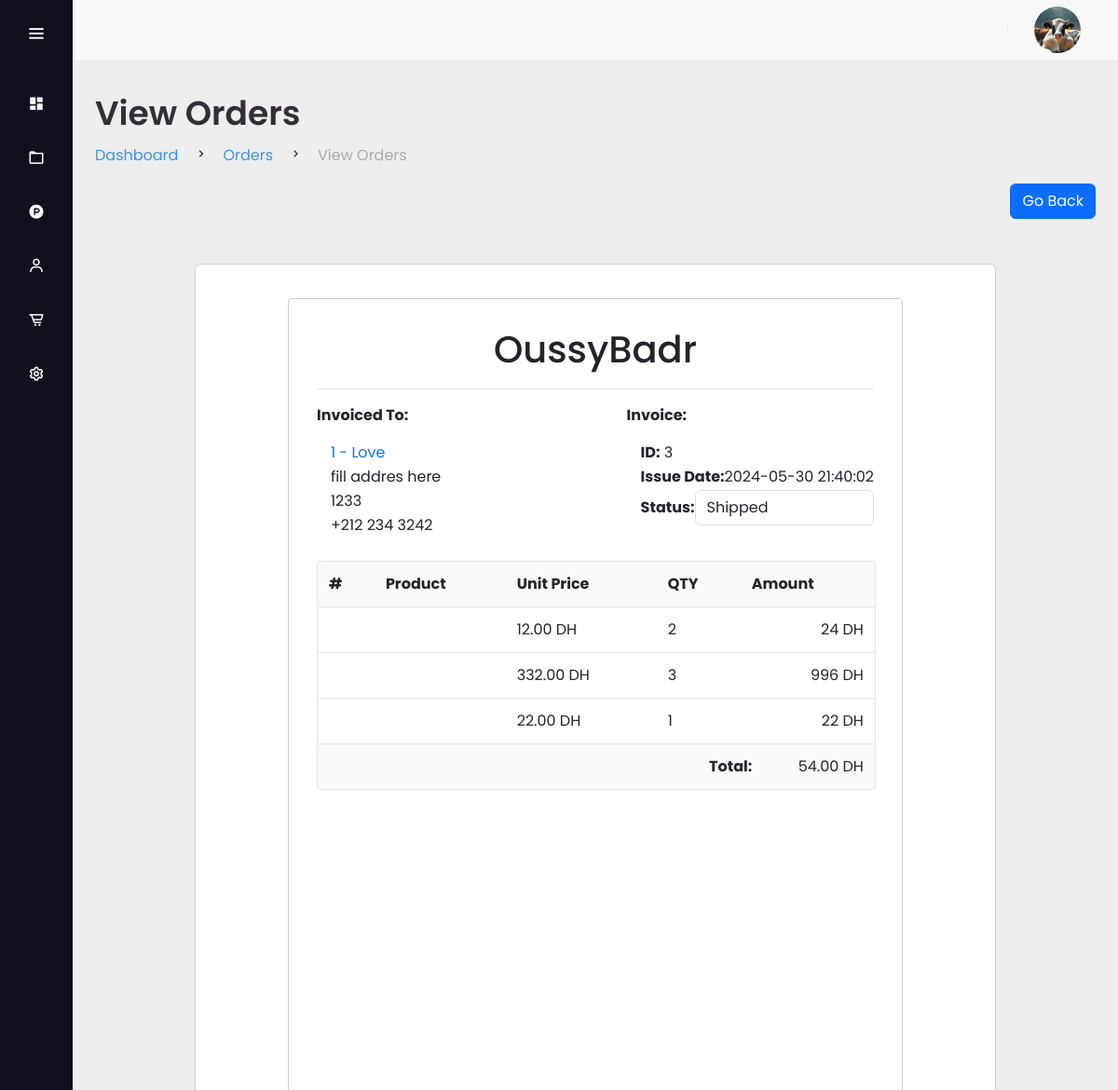
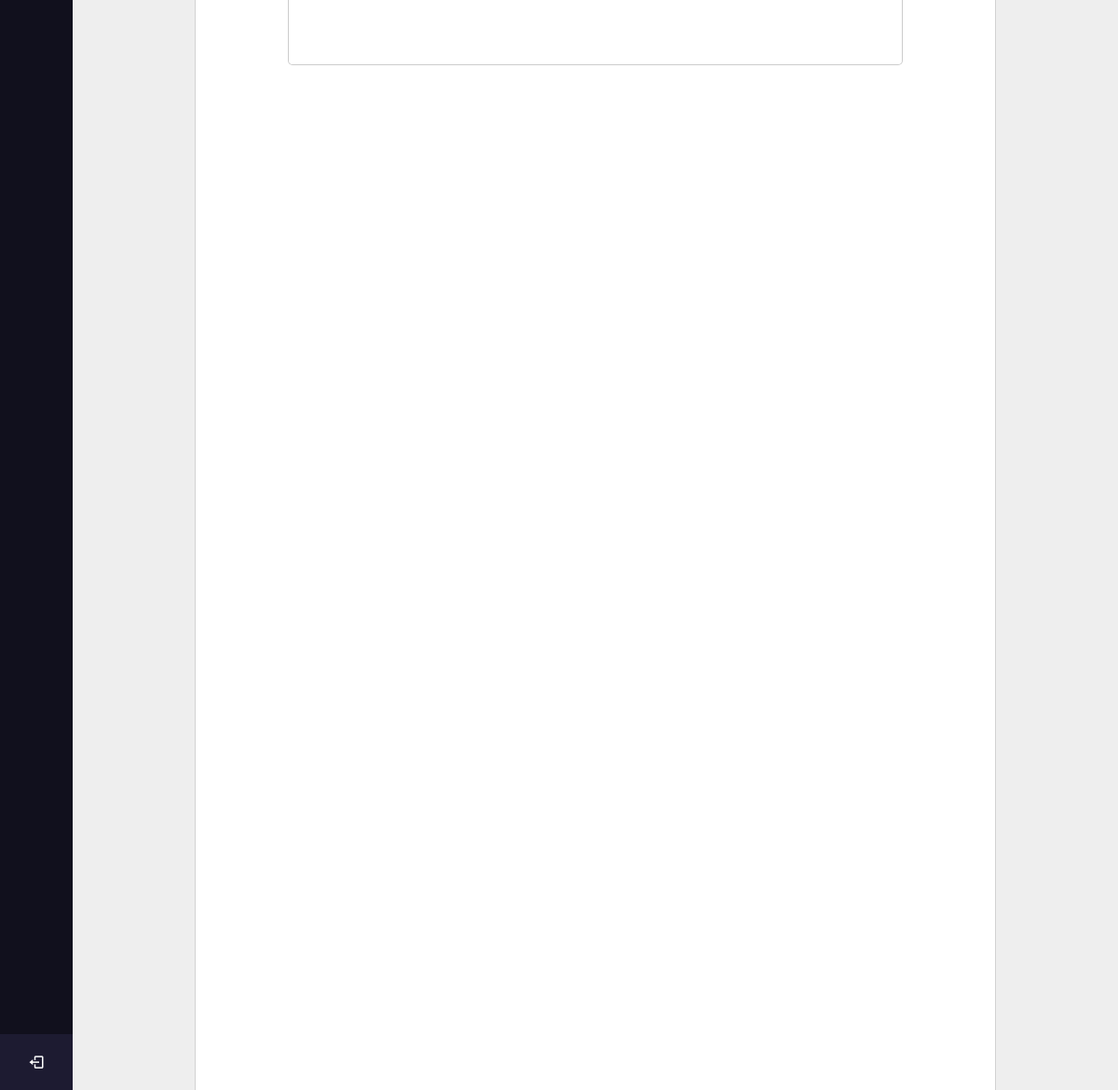
Screenshot of /admin/orders/view.php?token=666a210700018&order_id=3 (signed in) with the database file from the repository (2 pictures, top to bottom).
### tables this page shows
CREATE TABLE `users` (
  `UserID` int(11) NOT NULL,
  `Username` varchar(50) NOT NULL,
  `PasswordHash` varchar(255) NOT NULL,
  `Email` varchar(100) NOT NULL,
  `FirstName` varchar(50) DEFAULT NULL,
  `LastName` varchar(50) DEFAULT NULL,
  `Address` varchar(255) DEFAULT NULL,
  `City` varchar(50) DEFAULT NULL,
  `ZipCode` varchar(20) DEFAULT NULL,
  `PhoneNumber` varchar(20) DEFAULT NULL,
  `is_admin` tinyint(1) DEFAULT 0,
  `UserImage` text NOT NULL DEFAULT 'profile.jpg',
  `archived` tinyint(1) DEFAULT 0,
  `CreatedAt` timestamp NOT NULL DEFAULT current_timestamp(),
  `UpdatedAt` timestamp NOT NULL DEFAULT current_timestamp() ON UPDATE current_timestamp()
);

CREATE TABLE `orders` (
  `OrderID` int(11) NOT NULL,
  `UserID` int(11) DEFAULT NULL,
  `OrderDate` timestamp NOT NULL DEFAULT current_timestamp(),
  `TotalAmount` decimal(10,2) NOT NULL,
  `Status` enum('pending','processing','completed','shipped','cancelled') NOT NULL DEFAULT 'pending',
  `ShippingAddress` varchar(255) DEFAULT NULL,
  `BillingAddress` varchar(255) DEFAULT NULL
);

CREATE TABLE `orderdetails` (
  `OrderDetailID` int(11) NOT NULL,
  `OrderID` int(11) DEFAULT NULL,
  `ProductID` int(11) DEFAULT NULL,
  `Quantity` int(11) NOT NULL,
  `UnitPrice` decimal(10,2) NOT NULL
);

### admin/orders/view.php (the view, shortened to what this page needs)
<?php
include ("../../includes/connection.php");
$order_id = intval($_GET['order_id']);
$order_sql = "SELECT *
              FROM orders
              WHERE OrderID = $order_id";
$order_result = mysqli_query($conn, $order_sql);
$order_info = mysqli_fetch_assoc($order_result);
$order_details_sql = "SELECT *
                      FROM orderdetails od
                      LEFT JOIN products p ON od.ProductID = p.ProductID
                      WHERE od.OrderID = $order_id";
$order_details_result = mysqli_query($conn, $order_details_sql);
$user_sql = "SELECT *
             FROM users
             WHERE UserID = (SELECT UserID FROM orders WHERE OrderID = $order_id)";
$user_result = mysqli_query($conn, $user_sql);
$user_info = mysqli_fetch_assoc($user_result);
?>
<!DOCTYPE html>
<html lang="en">
<head>
    <link href='https://unpkg.com/boxicons@2.1.4/css/boxicons.min.css' rel='stylesheet'>
    <link href="https://cdn.jsdelivr.net/npm/bootstrap@5.3.3/dist/css/bootstrap.min.css" rel="stylesheet"
>
    <link rel="stylesheet" href="../assets/css/nav_sidebar.css" />
    <link rel="stylesheet" href="pdf_styles.css" />
    <link rel="stylesheet" href="modal_style.css" />
    <link rel="stylesheet" href="https://cdnjs.cloudflare.com/ajax/libs/font-awesome/6.1.1/css/all.min.css"
 />
</head>
<body>
    <?php include ('../includes/sidebar.php'); ?>
    <section class="content" id="content">
        <?php include ('../includes/navbar.php'); ?>
        <main>
            <div class="head-title">
                <div class="left">
                    <h1>
                        View Orders
                    </h1>
                    <ul class="dreadleft">
                        <li>
                            <a class="active" href="../dashboard/">Dashboard</a>
                        </li>
                        <li><i class="bx bx-chevron-right"></i></li>
                        <li>
                            <a class="active" href="./">Orders</a>
                        </li>
                        <li><i class="bx bx-chevron-right"></i></li>
                        <li>
                            <a href="#">View Orders</a>
                        </li>
                    </ul>
                </div>
            </div>
            <div class="table-data">
                <div class="order">
                    <div style="display: flex;flex-direction: row;justify-content: flex-end;">
                        <a href="./" class="btn btn-primary bt-sm" style="display: flex; align-items: center;">Go
                            Back</a>
                    </div>
                    <br>
                    <div class="pdf_container">
                        <br>
                        <div class="card" style="width:80%;">
                            <div class="card-body">
                                <div class="invoice-wrapper" id="print-area">
                                    <div class="invoice">
                                        <div class="invoice-container">
                                            <div class="invoice-head">
                                                <div style="padding-bottom: 10px;">
                                                    <div class="text-center">
                                                        <h1>OussyBadr</h1>
                                                    </div>
                                                </div>
                                                <div class="hr"></div>
                                                <div class="invoice-head-bottom">
                                                    <div class="invoice-head-bottom-left">
                                                        <p class='text-bold'>Invoiced To:</p>
                                                        <ul style='margin-left: 15px;'>
                                                            <?php
                                                            if ($user_info) {
                                                                $token = uniqid();
                                                                echo "<a href='../customers/view.php?token=" . $token . "&customerId=" . $user_info['UserID'] . "'><li>" . $user_info["UserID"] . " - " . $user_info["Username"] . "</li></a>";
                                                                echo "<li>" . $user_info["Address"] . "</li>";
                                                                echo "<li>" . $user_info["ZipCode"] . "</li>";
                                                                echo "<li>" . $user_info["PhoneNumber"] . "</li>";
                                                            } else {
                                                                echo "<li>No user found</li>";
                                                            }
                                                            ?>
                                                        </ul>
                                                    </div>
                                                    <div class="invoice-head-bottom-right"
                                                        style="display: flex;flex-direction: row-reverse;">
                                                        <div>
                                                            <p class='text-bold'>Invoice:</p>
                                                            <ul class="text-start" style="margin-left: 15px;">
                                                                <?php
                                                                if ($order_info) {
                                                                    echo "<li><span class='text-bold'>ID:</span> " . $order_id . "</li>";
                                                                    echo "<li><span class='text-bold'>Issue Date:</span>" . $order_info["OrderDate"] . "</li>";
                                                                    echo "<li><form action='' method='post' class='selectBox' style='display: flex;align-items: center;'>";
                                                                    echo "  <span class='text-bold'>Status: </span>
                                                                    <input type='hidden' name='order_id' value='" . $order_id . "'>
                                                                    <select name='status' class='form-control' onchange=\"openConfirmationModal('{$order_info['OrderID']}', '{$order_info['Status']}', this.value)\">";
                                                                    echo "<option class='status shipped' value='shipped' " . ($order_info['Status'] == 'shipped' ? 'selected' : '') . ">Shipped</option>";
                                                                    echo " </form></select>";
                                                                    echo "</li>";
                                                                }
                                                                ?>
                                                            </ul>
                                                        </div>
                                                    </div>
                                                </div>
                                            </div>
                                            <div class="overflow-view">
                                                <div class="invoice-body">
                                                    <table>
                                                        <thead>
                                                            <tr>
                                                                <td class="text-bold">#</td>
                                                                <td class="text-bold">Product</td>
                                                                <td class="text-bold">Unit Price</td>
                                                                <td class="text-bold">QTY</td>
                                                                <td class="text-bold">Amount</td>
                                                            </tr>
                                                        </thead>
                                                        <tbody>
                                                            <?php
                                                            if ($order_details_result && mysqli_num_rows($order_details_result) > 0) {
                                                                while ($order_item = mysqli_fetch_assoc($order_details_result)) {
                                                                    $amount = $order_item["Quantity"] * $order_item["UnitPrice"];
                                                                    echo "<tr>";
                                                                    echo "<td><a href='#' onclick='openModal(" . $order_item["ProductID"] . ")'>" . $order_item["ProductID"] . "</a></td>";
                                                                    echo "<td>" . $order_item["Name"] . "</td>";
                                                                    echo "<td>" . $order_item["UnitPrice"] . " DH</td>";
                                                                    echo "<td>" . $order_item["Quantity"] . "</td>";
                                                                    echo "<td class='text-end'>" . $amount . " DH</td>";
                                                                    echo "</tr>";
                                                                }
                                                                ?>
                                                                <?php
                                                                echo "</tbody>";
                                                                echo "</table>";
                                                                echo "<div class='invoice-body-bottom'>";
                                                                echo "<div class='invoice-body-info-item'>";
                                                                echo "<div class='info-item-td text-end text-bold'>Total:</div>";
                                                                echo "<div class='info-item-td text-end'>" . $order_info["TotalAmount"] . " DH</div>";
                                                                echo "</div>";
                                                                echo "</div>";
                                                            } else {
                                                                echo "<tr><td colspan='5'>No products found for this order</td></tr>";
                                                            }
                                                            ?>
                                                </div>
                                            </div>
                                        </div>
                                    </div>
                                </div>
                            </div>
                        </div>
                    </div>
                </div>
            </div>
        </main>
    </section>
</body>
</html>

### admin/assets/css/nav_sidebar.css (style rules this page uses)
:root { --poppins: 'Poppins', sans-serif; --lato: 'Lato', sans-serif; --green: #81D43A; --light-green: #E3FFCB; --dark-blue: #0C5FCD; --light: #F9F9F9; --blue: #3C91E6; --light-blue: #CFE8FF; --grey: #eee; --dark-grey: #AAAAAA; --dark: #342E37; --red: #DB504A; --yellow: #FFCE26; --light-yellow: #FFF2C6; --orange: #FD7238; --light-orange: #FFE0D3; }
html { overflow-x: hidden; }
body { background: var(--grey); overflow-x: hidden; }
a { text-decoration: none; }
li { list-style: none; }
* { margin: 0; padding: 0; box-sizing: border-box; font-family: "Poppins" , sans-serif; }
.content { position: fixed; background: #eee; min-height: 100vh; top: 0; left: 78px; width: calc(100% - 78px); transition: all 0.5s ease; z-index: 2; }
#content main { width: 100%; padding: 36px 24px; font-family: var(--poppins); max-height: calc(100vh - 56px); overflow-y: auto; }
#content main .head-title { display: flex; align-items: center; justify-content: space-between; grid-gap: 16px; flex-wrap: wrap; }
#content main .head-title .left h1 { font-size: 36px; font-weight: 600; margin-bottom: 10px; color: var(--dark); }
#content main .head-title .left .dreadleft { display: flex; align-items: center; grid-gap: 16px; }
#content main .head-title .left .dreadleft li { color: var(--dark); }
#content main .head-title .left .dreadleft li a { color: var(--dark-grey); pointer-events: none; }
#content main .head-title .left .dreadleft li a.active { color: var(--blue); pointer-events: unset; }

### admin/orders/pdf_styles.css (style rules this page uses)
*, *::after, *::before { padding: 0; margin: 0; box-sizing: border-box; }
ul { list-style-type: none; }
ul li { margin: 2px 0; }
:root { --blue-color: #0c2f54; --dark-color: #535b61; --white-color: #fff; }
.text-end { text-align: right; }
.text-center { text-align: center; }
.text-start { text-align: left; }
.text-bold { font-weight: 700; }
.hr { height: 1px; background-color: rgba(0, 0, 0, 0.1); }
body { font-family: 'Poppins', sans-serif; color: var(--dark-color); }
.invoice-wrapper { min-height: 100vh; background-color: rgb(255, 255, 255); padding-top: 20px; padding-bottom: 20px; }
.invoice { max-width: 850px; margin-right: auto; margin-left: auto; background-color: var(--white-color); padding: 30px; border: 1px solid rgba(0, 0, 0, 0.2); border-radius: 5px; min-height: 920px; }
.invoice-head-middle, .invoice-head-bottom { padding: 16px 0; }
.invoice-body { border: 1px solid rgba(0, 0, 0, 0.1); border-radius: 4px; overflow: hidden; }
.invoice-body table { border-collapse: collapse; border-radius: 4px; width: 100%; }
.invoice-body table td, .invoice-body table th { padding: 12px; }
.invoice-body table tr { border-bottom: 1px solid rgba(0, 0, 0, 0.1); }
.invoice-body table thead { background-color: rgba(0, 0, 0, 0.02); }
.invoice-body-info-item { display: grid; grid-template-columns: 80% 20%; }
.invoice-body-info-item .info-item-td { padding: 12px; background-color: rgba(0, 0, 0, 0.02); }
.invoice-head-top, .invoice-head-middle, .invoice-head-bottom { display: grid; grid-template-columns: repeat(2, 1fr); padding-bottom: 10px; }
.invoice-body { min-width: 600px; }

### admin/orders/view.php (style rules this page uses)
ul { padding-left: 0rem; }
.status.shipped { color: #FFA500; }
.invoice { max-width: 80%; }
.pdf_container { display: flex; flex-direction: column; align-items: center; }

### rows the page displays
users: UserID "1", Username "Love", Address "fill addres here", ZipCode "1233", PhoneNumber "+212 234 3242"
orders: OrderDate "2024-05-30 21:40:02", status "Shipped", TotalAmount "54.00"
orderdetails: UnitPrice "12.00", Quantity "2", amount "24"
orderdetails: UnitPrice "332.00", Quantity "3", amount "996"
orderdetails: UnitPrice "22.00", Quantity "1", amount "22"

### other values shown
$order_id "3"
